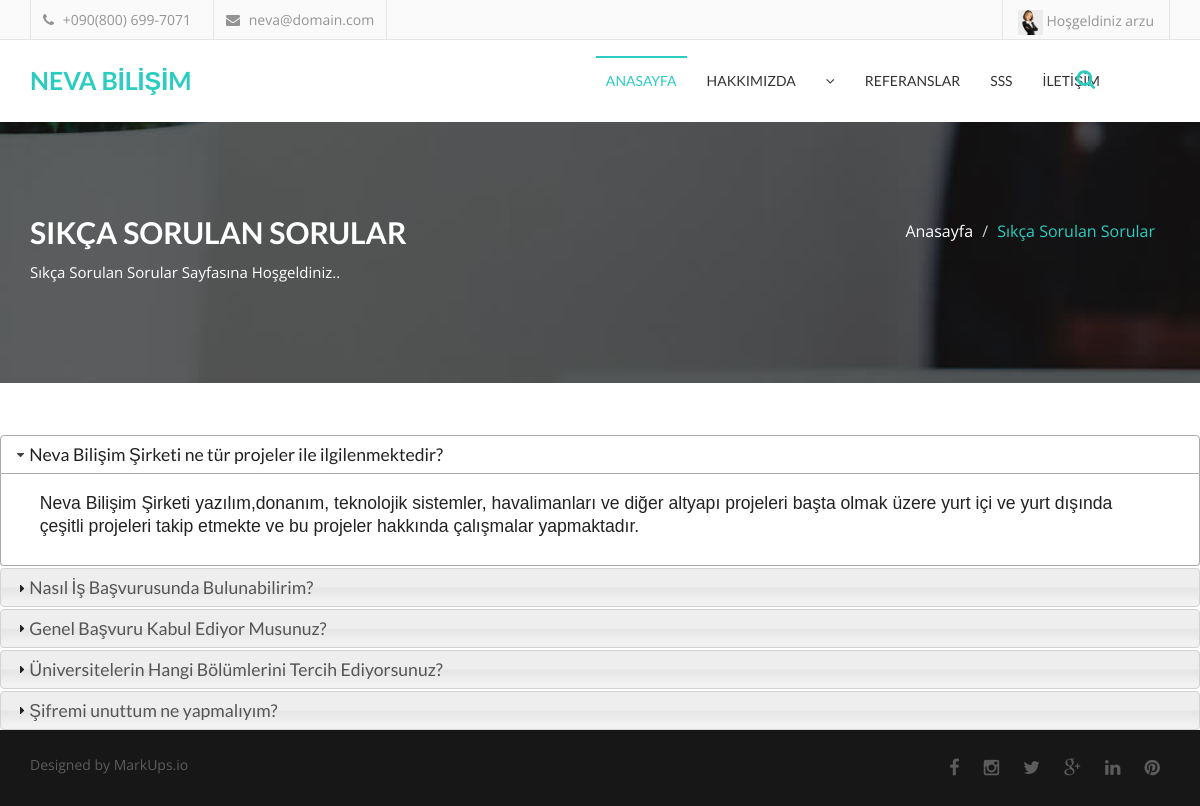
/sss/ (signed in), run on the app's committed database.
### home/models.py (models this page shows, shortened)
class UserProfile(models.Model):
    user = models.OneToOneField(User, on_delete=models.CASCADE)
    phone = models.CharField(blank=True, max_length=20)
    address = models.CharField(blank=True, max_length=150)
    city = models.CharField(blank=True, max_length=20)
    country = models.CharField(blank=True, max_length=20)
    image = models.ImageField(blank=True, upload_to='images/users/')
    def image_tag(self):
        return mark_safe('<img src="{}" height="50"/>'.format(self.image.url))
    image_tag.short_description = 'Image'

class FAQ(models.Model):
    STATUS = (
        ('True', 'Evet'),
        ('False', 'Hayır'),
    )
    ordernumber = models.IntegerField()
    question = models.CharField(max_length=150)
    answer = models.TextField()
    status = models.CharField(max_length=10, choices=STATUS)
    create_at = models.DateTimeField(auto_now_add=True)
    update_at = models.DateTimeField(auto_now=True)

### home/views.py (the view)
# urls.py: path('sss/', views.faq, name='faq'),
def faq(request):
    category = Category.objects.all()
    profil = None
    currentuser_id = request.user.id
    if currentuser_id is not None:
        profil = UserProfile.objects.get(user_id=currentuser_id)
    setting = Setting.objects.get(pk=1)
    faq = FAQ.objects.all().order_by('ordernumber')
    context = {
        'setting': setting, 'category': category, 'faq': faq, 'profil': profil,
    }
    return render(request, 'faq.html', context)

### home/templates/faq.html (shortened to what this page needs)
{% extends "homebase.html" %}
{% block body %}
    <section id="single-page-header">
        <div class="overlay">
            <div class="container">
                <div class="row">
                    <div class="col-md-6 col-sm-6 col-xs-12">
                        <div class="single-page-header-left">
                            <h2>Sıkça Sorulan Sorular</h2>
                            <p>Sıkça Sorulan Sorular Sayfasına Hoşgeldiniz..</p>
                        </div>
                    </div>
                    <div class="col-md-6 col-sm-6 col-xs-12">
                        <div class="single-page-header-right">
                            <ol class="breadcrumb">
                                <li><a href="/">Anasayfa</a></li>
                                <li class="active">Sıkça Sorulan Sorular</li>
                            </ol>
                        </div>
                    </div>
                </div>
            </div>
        </div>
    </section>
    <div id="mixit-container" class="portfolio-container">
        <div id="accordion">
            {% for rs in faq %}
                <h3>{{ rs.question }}</h3>
                <div>
                    <p>{{ rs.answer }}</p>
                </div>
            {% endfor %}
        </div>
    </div>
{% endblock %}

### home/templates/header.html (shortened to what this page needs)
{% load static %}
<header id="header">
            {% load mptt_tags %}
    <div class="header-bottom">
        <div class="container">
            <div class="row">
                <div class="col-md-6 col-sm-6 col-xs-6">
                    <div class="header-contact">
                        <ul>
                            <li>
                                <div class="phone">
                                    <i class="fa fa-phone"></i>
                                    +090(800) 699-7071
                                </div>
                            </li>
                            <li>
                                <div class="mail">
                                    <i class="fa fa-envelope"></i>
                                    neva@domain.com
                                </div>
                            </li>
                        </ul>
                    </div>
                </div>
                <div class="col-md-6 col-sm-6 col-xs-6">
                    <div class="header-login">
                        <a class="login modal-form" data-target="#login-form" data-toggle="modal">
                            {% if user.id is not  None %}{% if profil %}<img height="25" src="{{profil.image.url}}" alt="Profil image">{% endif %} Hoşgeldiniz {{ user.username }}{% else %} <a href="/login/">Login</a> / <a href="/signup/">Sign Up</a>{% endif %}</a>
                    </div>
                </div>
            </div>
        </div>
    </div>
</header>

### home/static/css/theme-color/default-theme.css (style rules this page uses)
.single-page-header-right .breadcrumb li { color: #2bcdc1; }

### home/static/style.css (style rules this page uses)
body { font-family: 'Open Sans', sans-serif; font-size: 16px; overflow-x: hidden !important; color: #838282; }
ul { padding: 0; margin: 0; list-style: none; }
a { text-decoration: none; color: #2f2f2f; }
h1,h2,h3,h4,h5,h6 { font-family: 'Lato', sans-serif; }
h2 { color: #fff; font-size: 30px; font-weight: 700; line-height: 40px; margin: 0; padding-bottom: 10px; }
img { border:none; }
#header { float: left; display: inline; width: 100%; }
.header-bottom { background-color: rgba(0, 0, 0, 0.02); border-bottom: 1px solid #e4e4e4; color: #949494; font-size: 12px; height: 40px; display: inline; float: left; width: 100%; overflow: hidden; padding: 0 15px; transition: all 0.3s ease 0s; }
.header-contact { display: inline; float: left; width: 100%; }
.header-contact ul li { border-left: 1px solid #e4e4e4; display: inline-block; float: left; margin-right: 10px; padding: 10px 12px; }
.header-contact ul li:last-child { border-right: 1px solid #e4e4e4; }
.phone { font-size: 14px; }
.phone i { margin-right: 5px; }
.mail { font-size: 14px; }
.mail i { margin-right: 5px; }
.header-login { display: inline; float: left; text-align: right; width: 100%; }
.login { border-left: 1px solid #e4e4e4; border-right: 1px solid #e4e4e4; color: #949494; display: inline-block; font-size: 14px; line-height: 20px; padding: 10px 15px; text-decoration: none; -webkit-transition: all 0.5s; -o-transition: all 0.5s; transition: all 0.5s; }
#single-page-header { background-attachment: fixed !important; background-image: url("assets/images/slider-5.jpg"); background-repeat: repeat; background-size: cover; color: #ffffff; display: inline; float: left; width: 100%; }
.overlay { background-color: rgba(0,0,0,0.6); padding: 90px 0; float: left; width: 100%; }
.single-page-header-left { display: inline; float: left; width: 100%; }
.single-page-header-left h2 { text-transform: uppercase; }
.single-page-header-left p { font-size: 15px; }
.single-page-header-right { display: inline; float: left; width: 100%; }
.single-page-header-right .breadcrumb { background: transparent none repeat scroll 0 0; border-radius: 0; text-align: right; }
.single-page-header-right .breadcrumb li a { color: #fff; }
.portfolio-container { display: inline; float: left; margin-top: 50px; width: 100%; }

### data on the page
UserProfile: image (picture)
FAQ: question "Neva Bilişim Şirketi ne tür projeler ile ilgilenmektedir?", answer "Neva Bilişim Şirketi yazılım,donanım, teknolojik sistemler, havalimanları ve diğer altyapı projeleri başta olmak üzere yurt içi ve yurt dışında çeşitli projeleri takip etmekte ve bu projeler hakkında çalışmalar yapmaktadır."
FAQ: question "Nasıl İş Başvurusunda Bulunabilirim?"
FAQ: question "Genel Başvuru Kabul Ediyor Musunuz?"
FAQ: question "Üniversitelerin Hangi Bölümlerini Tercih Ediyorsunuz?"
FAQ: question "Şifremi unuttum ne yapmalıyım?"

### other printed values
{{ user.username }} "arzu"
